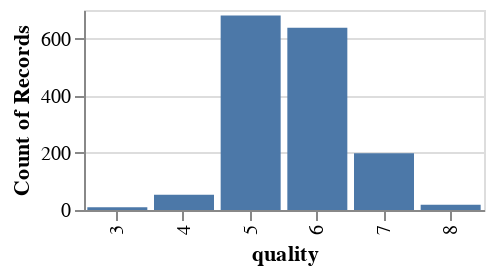

Write notebook code for a chart like this one.
### Markdown cell above
We first visualize the distribution of wine qualities via histogram. Viewing the distribution will affect where the split in our data occurs.

### Code cell
x = alt.Chart(df).mark_bar().encode(
    alt.X('quality:O'),
    alt.Y('count()')
).properties(
    width=200,
    height=100
)

x

### Figure 1 — Vega-Lite specification as saved in the notebook (floating-point values rounded to 4 significant figures; data arrays with more than 128 entries replaced by an {"elided": "..."} marker saying what was removed)
{"config": {"view": {"continuousWidth": 400, "continuousHeight": 300}}, "data": {"name": "data-0f84ed9331bb76a104a6acf1bfd3a4de"}, "mark": "bar", "encoding": {"x": {"field": "quality", "type": "ordinal"}, "y": {"aggregate": "count", "type": "quantitative"}}, "height": 100, "width": 200, "$schema": "https://vega.github.io/schema/vega-lite/v4.17.0.json", "datasets": {"data-0f84ed9331bb76a104a6acf1bfd3a4de": {"elided": "1599 records"}}}
